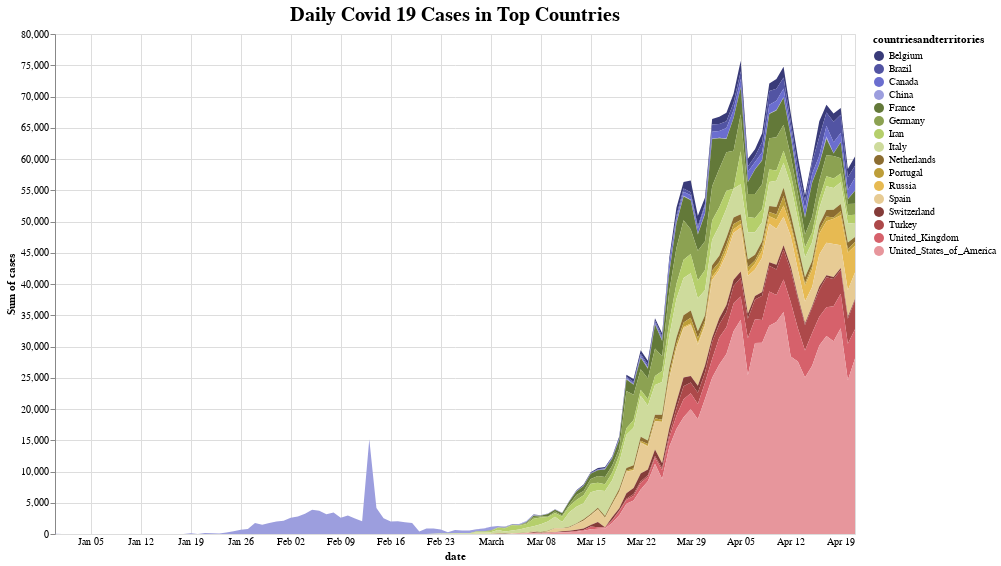

Notebook source saved alongside this figure:
### Code cell
#Obtaining chart that shows day by day how many cases are added 
#and what the distribution of cases are by top countries.
chart = alt.Chart(filtered_geo).mark_area().encode(
    alt.X('date:T',
        axis=alt.Axis(domain=False, tickSize=0)
    ),
    alt.Y('sum(cases):Q'),
    alt.Color('countriesandterritories:N',
        scale=alt.Scale(scheme='category20b')
    )
).interactive(
).properties(
    width = 800,
    height = 500,
    title = "Daily Covid 19 Cases in Top Countries"
)

chart.configure_title(
    fontSize=20,
    font='Courier',
    color='black'
).display(renderer = 'svg')

### Figure 1 — Vega-Lite specification as saved in the notebook (floating-point values rounded to 4 significant figures; data arrays with more than 128 entries replaced by an {"elided": "..."} marker saying what was removed)
{"config": {"view": {"continuousWidth": 400, "continuousHeight": 300}, "title": {"color": "black", "font": "Courier", "fontSize": 20}}, "data": {"name": "data-4f3208a398275c789db596b36d208309"}, "mark": "area", "encoding": {"color": {"type": "nominal", "field": "countriesandterritories", "scale": {"scheme": "category20b"}}, "x": {"type": "temporal", "axis": {"domain": false, "tickSize": 0}, "field": "date"}, "y": {"type": "quantitative", "aggregate": "sum", "field": "cases"}}, "height": 500, "selection": {"selector001": {"type": "interval", "bind": "scales", "encodings": ["x", "y"]}}, "title": "Daily Covid 19 Cases in Top Countries", "width": 800, "$schema": "https://vega.github.io/schema/vega-lite/v4.0.2.json", "datasets": {"data-4f3208a398275c789db596b36d208309": {"elided": "1671 records"}}}
